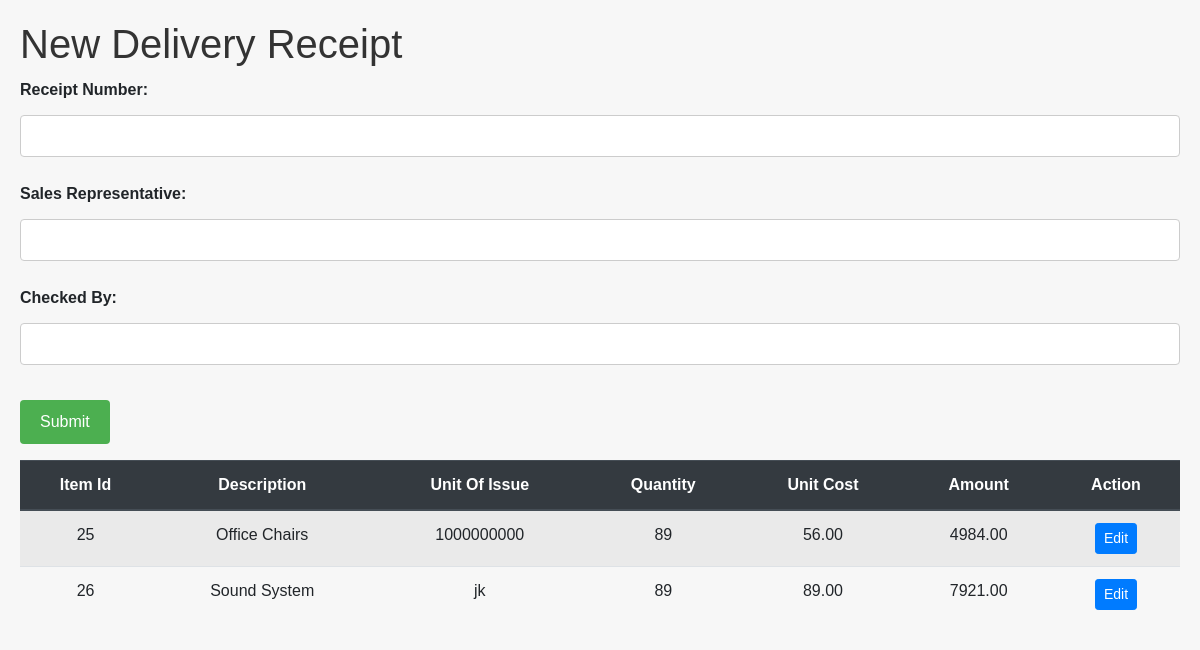
Page /dr_receive.php?id=14 on the committed database.
### tables this page shows
CREATE TABLE `pod_items` (
  `id` int(11) NOT NULL,
  `supplier_Id` int(11) DEFAULT NULL,
  `purchase_order_id` int(11) DEFAULT NULL,
  `category` varchar(100) DEFAULT NULL,
  `item_description` varchar(100) DEFAULT NULL,
  `unit_of_measure` varchar(50) DEFAULT NULL,
  `quantity` int(11) DEFAULT NULL,
  `unit_price` decimal(10,2) DEFAULT NULL,
  `amount` decimal(10,2) DEFAULT NULL,
  `serial_Id` int(50) NOT NULL,
  `date_expiry` datetime(6) NOT NULL
);

### util/dbhelper.php (called while the page is built, shortened)
<?php
class DbHelper
{
    private $hostname = "127.0.0.1";
    private $username = "root";
    private $password = "";
    private $database = "inventory_management";
    private $conn;
    public function __construct()
    {
        $this->conn = new mysqli($this->hostname, $this->username, $this->password, $this->database);
    }
public function dr_receive($id)
{
    $sql = "SELECT
    purchase_orders.purchase_order_id,
    purchase_orders.purchase_order_number,
    purchase_orders.order_date,
    purchase_orders.mode_of_procurement,
    purchase_orders.procurement_number,
    purchase_orders.procurement_date,
    purchase_orders.place_of_delivery,
    purchase_orders.delivery_date,
    purchase_orders.term_of_delivery,
    purchase_orders.status,
    suppliers.description,
    suppliers.supplier_id,
    suppliers.address,
    pod_items.category,
    pod_items.item_description,
    pod_items.unit_of_measure,
    pod_items.unit_price,
    pod_items.amount,
    pod_items.quantity,
    pod_items.id
FROM
    pod_items
LEFT JOIN
    purchase_orders ON pod_items.purchase_order_id = purchase_orders.purchase_order_id
LEFT JOIN
    suppliers ON purchase_orders.supplier_id = suppliers.supplier_id
WHERE
    purchase_orders.purchase_order_id = ?";
    $stmt = $this->conn->prepare($sql);
    $stmt->bind_param("i", $id);
    if (!$stmt->execute()) {
        die('Execute error: ' . $stmt->error);
    }
    $result = $stmt->get_result();
    $p_order = array();
    while ($row = $result->fetch_assoc()) {
        $p_order[] = (object) $row;
    }
    return $p_order;
}
}

### dr_receive.php (the view, shortened to what this page needs)
<?php
if (isset($_GET["id"])) {
    $id = $_GET["id"];
} else {
    die("ID NOT SET");
}
require_once "./util/dbhelper.php";
$db = new DbHelper();
$display_data = $db->dr_receive($id);
?>
<!DOCTYPE html>
<html lang="en">
<head>
    <link rel="stylesheet" href="https://stackpath.bootstrapcdn.com/bootstrap/4.5.2/css/bootstrap.min.css">
</head>
<body>
    <h1>New Delivery Receipt</h1>
    <form action="./logic/receipt_process.php" method="post">
        <label for="receipt_number">Receipt Number:</label>
        <input type="text" id="receipt_number" name="receipt_number" required>
        <label for="sales_representative">Sales Representative:</label>
        <input type="text" id="sales_representative" name="sales_representative" required>
        <label for="checked_by">Checked By:</label>
        <input type="text" id="checked_by" name="checked_by" required>
        <div class="form-group full-width">
            <div class="form-actions">
                <button type="submit" name="submit" class="submit-btn">Submit</button>
            </div>
        </div>
    </form>
    <table class="table table-striped">
        <thead class="thead-dark">
            <tr>
                <th class="text-center">Item Id</th>
                <th class="text-center">Description</th>
                <th class="text-center">Unit Of Issue</th>
                <th class="text-center">Quantity</th>
                <th class="text-center">Unit Cost</th>
                <th class="text-center">Amount</th>
                <th class="text-center">Action</th>
            </tr>
        </thead>
        <tbody>
            <?php foreach ($display_data as $row) : ?>
                <tr>
                    <td class="text-center"><?= htmlspecialchars($row->id); ?></td>
                    <td class="text-center"><?= htmlspecialchars($row->item_description); ?></td>
                    <td class="text-center"><?= htmlspecialchars($row->unit_of_measure); ?></td>
                    <td class="text-center"><?= htmlspecialchars($row->quantity); ?></td>
                    <td class="text-center"><?= htmlspecialchars($row->unit_price); ?></td>
                    <td class="text-center"><?= htmlspecialchars($row->amount); ?></td>
                    <td class="text-center">
                        <a href="./crud_form/edit_pod_items_receipt.php?id=<?= urlencode($row->id); ?>" class="btn btn-primary btn-sm">Edit</a>
                    </td>
                </tr>
            <?php endforeach; ?>
        </tbody>
    </table>
</body>
</html>

### dr_receive.php (style rules this page uses)
body { font-family: Arial, sans-serif; margin: 20px; background-color: #f7f7f7; }
h1 { color: #333; }
label { display: block; margin-top: 10px; font-weight: bold; }
input[type="text"] { width: 100%; padding: 8px; margin: 5px 0 15px; border: 1px solid #ccc; border-radius: 4px; }
.form-actions { margin-top: 20px; }
.submit-btn { padding: 10px 20px; background-color: #4CAF50; color: white; border: none; border-radius: 4px; cursor: pointer; }

### rows in the picture
pod_items: id "25", item_description "Office Chairs", unit_of_measure "1000000000", quantity "89", unit_price "56.00", amount "4984.00"
pod_items: id "26", item_description "Sound System", unit_of_measure "jk", quantity "89", unit_price "89.00", amount "7921.00"
